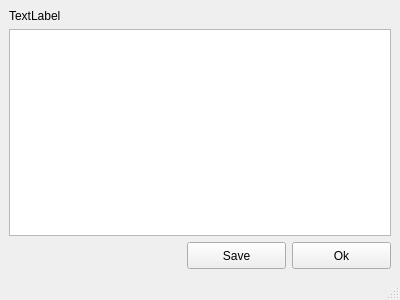
<?xml version="1.0" encoding="UTF-8"?>
<ui version="4.0">
 <class>MainWindowErr</class>
 <widget class="QMainWindow" name="MainWindowErr">
  <property name="geometry">
   <rect>
    <x>0</x>
    <y>0</y>
    <width>400</width>
    <height>300</height>
   </rect>
  </property>
  <property name="windowTitle">
   <string>MYRaf3 - Error</string>
  </property>
  <widget class="QWidget" name="centralwidget">
   <layout class="QGridLayout" name="gridLayout">
    <item row="0" column="0">
     <widget class="QLabel" name="Err_label">
      <property name="text">
       <string>TextLabel</string>
      </property>
     </widget>
    </item>
    <item row="1" column="0" colspan="3">
     <widget class="QListWidget" name="Err_listWidget">
      <property name="selectionMode">
       <enum>QAbstractItemView::ExtendedSelection</enum>
      </property>
     </widget>
    </item>
    <item row="2" column="0">
     <spacer name="horizontalSpacer">
      <property name="orientation">
       <enum>Qt::Horizontal</enum>
      </property>
      <property name="sizeHint" stdset="0">
       <size>
        <width>274</width>
        <height>20</height>
       </size>
      </property>
     </spacer>
    </item>
    <item row="2" column="1">
     <widget class="QPushButton" name="Err_pushButton">
      <property name="minimumSize">
       <size>
        <width>99</width>
        <height>27</height>
       </size>
      </property>
      <property name="maximumSize">
       <size>
        <width>99</width>
        <height>27</height>
       </size>
      </property>
      <property name="text">
       <string>Save</string>
      </property>
     </widget>
    </item>
    <item row="2" column="2">
     <widget class="QPushButton" name="Err_pushButton_2">
      <property name="minimumSize">
       <size>
        <width>99</width>
        <height>27</height>
       </size>
      </property>
      <property name="maximumSize">
       <size>
        <width>99</width>
        <height>27</height>
       </size>
      </property>
      <property name="text">
       <string>Ok</string>
      </property>
     </widget>
    </item>
   </layout>
  </widget>
  <widget class="QMenuBar" name="menubar">
   <property name="geometry">
    <rect>
     <x>0</x>
     <y>0</y>
     <width>400</width>
     <height>25</height>
    </rect>
   </property>
  </widget>
  <widget class="QStatusBar" name="statusbar"/>
 </widget>
 <resources/>
 <connections/>
</ui>
